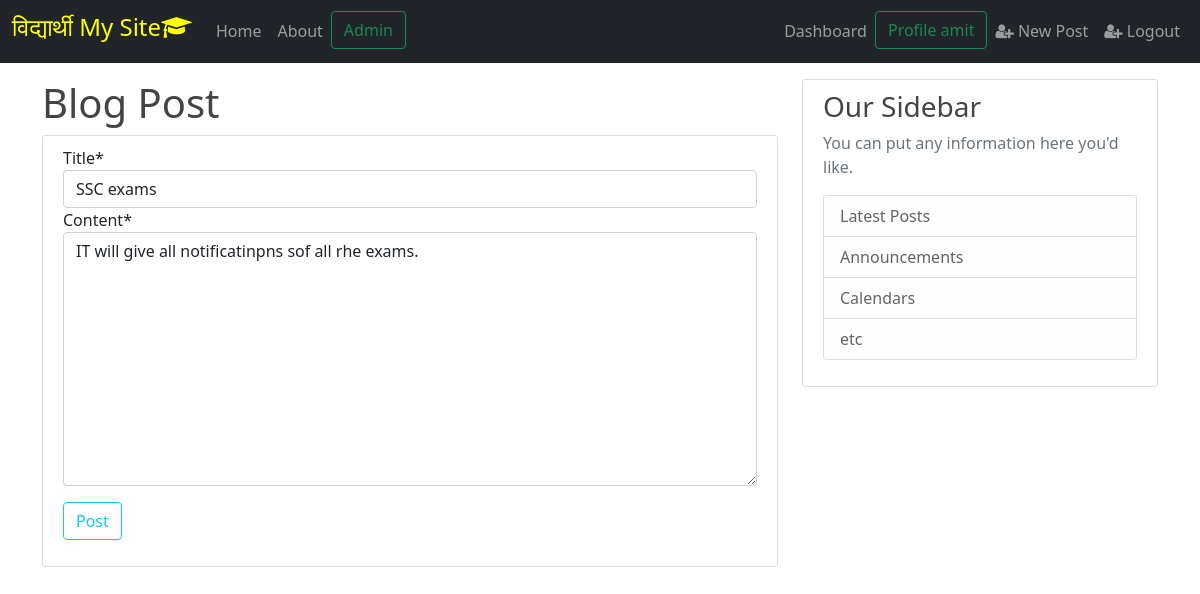
The page /post/5/update/ (signed in) on the database its author committed.
### blog/models.py (models this page shows, shortened)
class Post(models.Model):
    title=models.CharField(max_length=100)
    content=models.TextField()
    date_posted=models.DateTimeField(default=timezone.now)
    author=models.ForeignKey(User,on_delete=models.CASCADE)  #Foreign key because one author can have multiple posts

### blog/views.py (the view, shortened to what this page needs)
# urls.py: path('post/<int:pk>/update/',PostUpdateView.as_view(),name='post-update'),\
class PostUpdateView(LoginRequiredMixin,UserPassesTestMixin,UpdateView):
    model=Post
    fields=['title','content']
    def test_func(self):
        post=self.get_object()
        if self.request.user==post.author:
            return True
        else:
            return False

### templates/blog/post_form.html
{% extends 'blog/base.html' %}
{% load crispy_forms_tags %}
{% block content %}
<h1> Blog Post </h1>
    <div class="content-section">
        <form action='' method='POST'> {% csrf_token %}
                {{form | crispy}}
                <button type="submit" class="btn btn-outline-info my-3">Post</button>
        </form>
    </div>
{% endblock content %}

### templates/partials/navbar.html (shortened to what this page needs)
<link rel="stylesheet" href="https://stackpath.bootstrapcdn.com/font-awesome/4.7.0/css/font-awesome.min.css">
<nav class="navbar navbar-expand-lg navbar-dark bg-dark mb-3 sticky-top">
  <div class="container-fluid">
    <a class="navbar-brand" href="/"><h4 style="color:yellow;">विद्यार्थी My Site<i class="fa fa-graduation-cap" aria-hidden="true"></i></h4></a>
    <div class="collapse navbar-collapse" id="navbarSupportedContent">
      <ul class="navbar-nav me-auto mb-2 mb-lg-0">
        <li class="nav-item">
          <a class="nav-link " aria-current="page" href="/">Home</a>
        </li>
        <li class="nav-item">
          <a class="nav-link" href="{%  url 'blog-about' %}">About</a>
        </li>
        <a href="/admin">
          <button class="btn btn-outline-success ml-4" type="button">Admin</button>
        </a>
      </ul>
      <ul class="navbar-nav ml-auto">
        <li class="nav-item  navbar-right ">
          <a class="nav-link " href="#">Dashboard </a>
        </li>
        {% if user.is_authenticated %}
        <a href="{% url 'profile' %}">
        <button class="btn btn-outline-success ml-4" type="button">Profile {{request.user.username}}</button>
      </a>
      <li class="nav-item  navbar-right ">
        <a class="nav-link " href="{% url 'post-create' %}">
          <i class="fa fa-user-plus" aria-hidden="true"></i>
           New Post
            </a>
      </li>
        <li class="nav-item  navbar-right ">
          <a class="nav-link " href="{% url 'logout' %}">
            <i class="fa fa-user-plus" aria-hidden="true"></i>
             Logout
              </a>
        </li>
        {% endif %}
      </ul>
    </div>
  </div>
</nav>

### static/blog/main.css (style rules this page uses)
body { background: #fafafa; color: #333333; margin-top: 5rem; }
h1, h2, h3, h4, h5, h6 { color: #444444; }
ul { margin: 0; }
.content-section { background: #ffffff; padding: 10px 20px; border: 1px solid #dddddd; border-radius: 3px; margin-bottom: 20px; }

### rows shown on the page
Post: title "SSC exams", content "IT will give all notificatinpns sof all rhe exams."

### other values the page prints
{{ request.user.username }} "amit"
